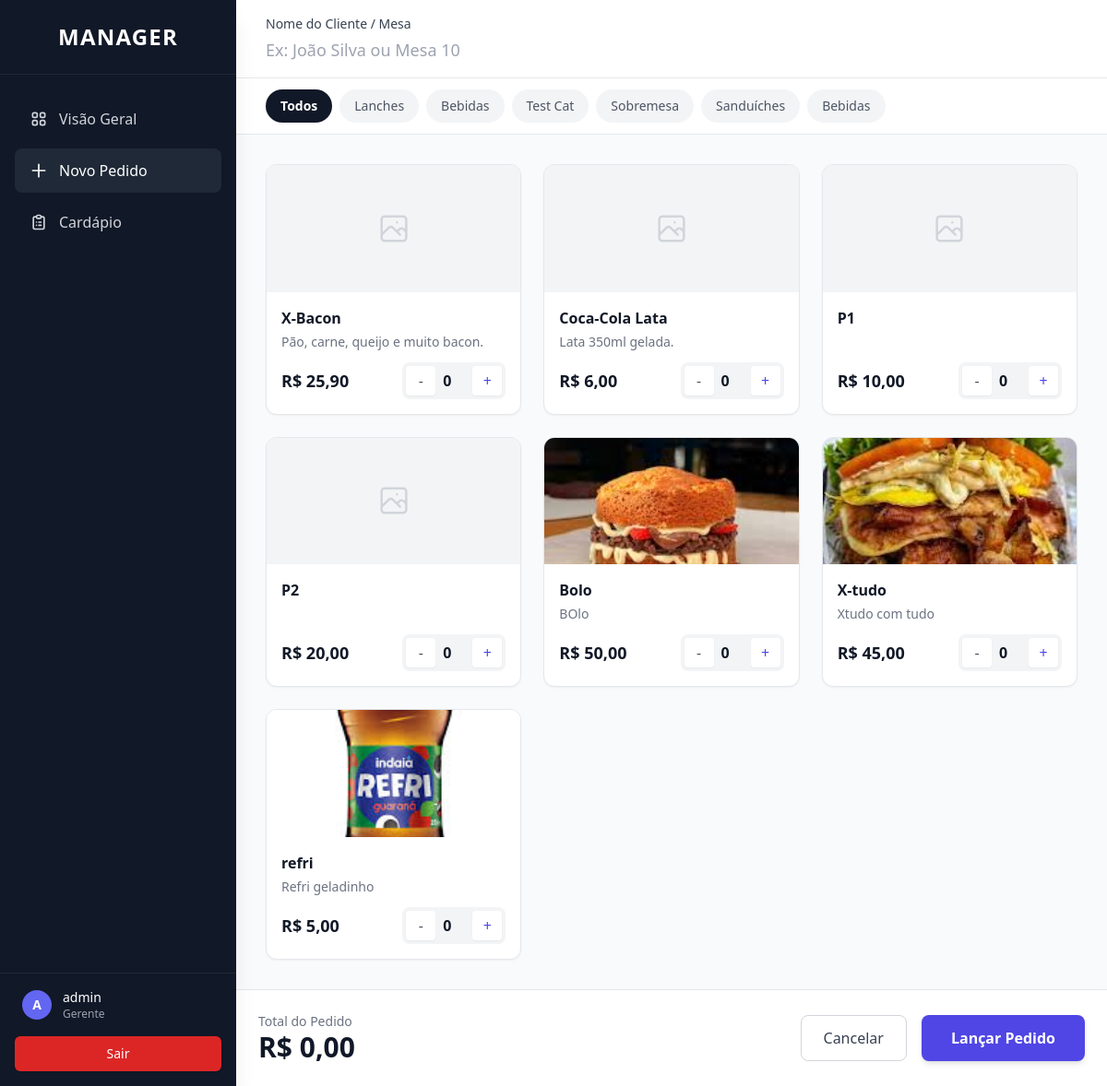
/dashboard/create/ (signed in), run on the app's committed database.
### core/models.py (models this page shows, shortened)
class TenantAwareModel(models.Model):
    store = models.ForeignKey(
        Store,
        on_delete=models.CASCADE,
        related_name="%(class)s_related"
    )
    objects = TenantManager()
    class Meta:
        abstract = True

class Category(TenantAwareModel):
    name = models.CharField(max_length=255)

class Product(TenantAwareModel):
    category = models.ForeignKey(Category, on_delete=models.CASCADE, related_name='products')
    name = models.CharField(max_length=255)
    description = models.TextField(blank=True)
    price = models.DecimalField(max_digits=10, decimal_places=2)
    image = models.ImageField(upload_to='products/', null=True, blank=True)
    is_available = models.BooleanField(default=True)

### core/views.py (the view, shortened to what this page needs)
# urls.py: path('dashboard/create/', views.manager_create_order, name='manager_create_order'),
@login_required
def manager_create_order(request):
    if not user_can_manage_store(request):
        return HttpResponse(status=403)
    products = Product.objects.filter(is_available=True).select_related('category')
    categories = Category.objects.all()
    return render(request, 'core/manager_create_order.html', {
        'products': products,
        'categories': categories
    })

### core/cart.py (called while the page is built)
    def get_total_price(self):
        return sum(Decimal(item['price']) * item['quantity'] for item in self.cart.values())

### core/context_processors.py (called while the page is built)
def theme_preference(request):
    user = getattr(request, 'user', None)
    if user is None or not user.is_authenticated:
        return {'theme_pref': 'system'}
    settings_obj = getattr(user, 'settings', None)
    theme = getattr(settings_obj, 'theme', None) if settings_obj else None
    return {'theme_pref': theme or 'system'}

### core/models.py (called while the page is built)
    def get_queryset(self):
        tenant = get_current_tenant()
        if tenant:
            return super().get_queryset().filter(store=tenant)
        return super().get_queryset()

### core/utils.py (called while the page is built)
def get_current_tenant():
    return _tenant_context.get()

def set_current_tenant(tenant):
    token = _tenant_context.set(tenant)
    return token

def reset_current_tenant(token):
    _tenant_context.reset(token)

### core/views.py (called while the page is built)
def user_can_manage_store(request):
    if request.user.is_staff:
        return True
    if request.tenant is None:
        return False
    return getattr(request.user, 'owned_store', None) == request.tenant

### templates/core/manager_create_order.html (shortened to what this page needs)
{% extends "dashboard_base.html" %}
{% block content %}
<div class="h-[calc(100vh-4rem)] flex flex-col">
    <form method="post" class="flex-1 flex flex-col h-full bg-gray-50 dark:bg-gray-900 -m-8" id="pos-form">
        <div class="bg-white dark:bg-gray-800 shadow-sm border-b dark:border-gray-700 px-8 py-4 z-10">
            <div class="max-w-7xl mx-auto flex gap-4 items-center">
                <div class="flex-1">
                    <label for="customer_name" class="block text-sm font-medium text-gray-700 dark:text-gray-300 mb-1">Nome do Cliente /
                        Mesa</label>
                    <input type="text" name="customer_name" id="customer_name" required
                        class="block w-full text-lg border-gray-300 dark:border-gray-600 dark:bg-gray-700 dark:text-gray-100 rounded-md focus:ring-indigo-500 focus:border-indigo-500"
                        placeholder="Ex: João Silva ou Mesa 10">
                </div>
            </div>
        </div>
        <div class="bg-white dark:bg-gray-800 border-b dark:border-gray-700 px-8 py-3 sticky top-0 z-10">
            <div class="max-w-7xl mx-auto flex space-x-2 overflow-x-auto scrollbar-hide" id="category-filters">
                <button type="button" data-cat="all" onclick="filterCategory('all')"
                    class="cat-btn px-4 py-2 rounded-full text-sm font-bold bg-gray-900 text-white dark:bg-gray-100 dark:text-gray-900 transition-colors">
                    Todos
                </button>
                {% for category in categories %}
                <button type="button" data-cat="{{ category.id }}" onclick="filterCategory('{{ category.id }}')"
                    class="cat-btn px-4 py-2 rounded-full text-sm font-medium bg-gray-100 text-gray-600 hover:bg-gray-200 dark:bg-gray-700 dark:text-gray-300 dark:hover:bg-gray-600 transition-colors">
                    {{ category.name }}
                </button>
                {% endfor %}
            </div>
        </div>
        <div class="flex-1 overflow-y-auto p-8">
            <div class="max-w-7xl mx-auto grid grid-cols-1 sm:grid-cols-2 lg:grid-cols-3 xl:grid-cols-4 gap-6">
                {% for product in products %}
                <div class="product-card group bg-white dark:bg-gray-800 rounded-xl shadow-sm hover:shadow-md transition-all border border-gray-200 dark:border-gray-700 overflow-hidden flex flex-col"
                    data-category="{{ product.category.id }}">
                    <div class="relative w-full pb-[50%] bg-gray-100 dark:bg-gray-700">
                        {% if product.image %}
                        <img src="{{ product.image.url }}" class="absolute inset-0 w-full h-full object-cover">
                        {% else %}
                        <div class="absolute inset-0 flex items-center justify-center text-gray-300">
                            <svg class="w-10 h-10" fill="none" stroke="currentColor" viewBox="0 0 24 24">
                                <path stroke-linecap="round" stroke-linejoin="round" stroke-width="1.5"
                                    d="M4 16l4.586-4.586a2 2 0 012.828 0L16 16m-2-2l1.586-1.586a2 2 0 012.828 0L20 14m-6-6h.01M6 20h12a2 2 0 002-2V6a2 2 0 00-2-2H6a2 2 0 00-2 2v12a2 2 0 002 2z">
                                </path>
                            </svg>
                        </div>
                        {% endif %}
                    </div>
                    <div class="p-4 flex flex-col flex-1">
                        <h3 class="font-bold text-gray-900 dark:text-gray-100 line-clamp-1 mb-1">{{ product.name }}</h3>
                        <p class="text-sm text-gray-500 dark:text-gray-400 line-clamp-1 mb-3">{{ product.description|default:"" }}</p>
                        <div class="mt-auto flex items-center justify-between">
                            <span class="font-bold text-gray-900 dark:text-gray-100 text-lg">R$ {{ product.price }}</span>
                            <div class="flex items-center bg-gray-100 dark:bg-gray-700 rounded-lg p-1">
                                <button type="button"
                                    onclick="updateQty('qty_{{ product.id }}', -1, {{ product.price|stringformat:'f' }})"
                                    class="w-8 h-8 flex items-center justify-center rounded bg-white dark:bg-gray-800 shadow-sm text-gray-600 dark:text-gray-300 hover:text-red-500 hover:bg-red-50 dark:hover:bg-red-900/30 transition">
                                    -
                                </button>
                                <input type="number" name="quantity_{{ product.id }}" id="qty_{{ product.id }}"
                                    value="0" readonly
                                    class="w-10 text-center bg-transparent border-none text-gray-900 dark:text-gray-100 font-bold p-0 focus:ring-0">
                                <button type="button"
                                    onclick="updateQty('qty_{{ product.id }}', 1, {{ product.price|stringformat:'f' }})"
                                    class="w-8 h-8 flex items-center justify-center rounded bg-white dark:bg-gray-800 shadow-sm text-indigo-600 dark:text-indigo-400 hover:bg-indigo-50 dark:hover:bg-indigo-900/30 transition">
                                    +
                                </button>
                            </div>
                        </div>
                    </div>
                </div>
                {% endfor %}
            </div>
        </div>
        <div class="bg-white dark:bg-gray-800 border-t border-gray-200 dark:border-gray-700 p-6 shadow-lg z-20">
            <div class="max-w-7xl mx-auto flex items-center justify-between">
                <div>
                    <p class="text-sm text-gray-500 dark:text-gray-400">Total do Pedido</p>
                    <p class="text-3xl font-bold text-gray-900 dark:text-gray-100" id="grand-total">R$ 0,00</p>
                </div>
                <div class="flex gap-4">
                    <a href="{% url 'dashboard' %}"
                        class="px-6 py-3 border border-gray-300 dark:border-gray-600 rounded-lg text-gray-700 dark:text-gray-200 font-medium hover:bg-gray-50 dark:hover:bg-gray-700">
                        Cancelar
                    </a>
                    <button type="submit"
                        class="px-8 py-3 bg-indigo-600 text-white rounded-lg font-bold shadow-md hover:bg-indigo-700 transition transform hover:-translate-y-0.5">
                        Lançar Pedido
                    </button>
                </div>
            </div>
        </div>
    </form>
</div>
{% endblock %}

### templates/dashboard_base.html (shortened to what this page needs)
<!DOCTYPE html>
<html lang="pt-br" class="{% if theme_pref == 'dark' %}dark{% endif %}">
<head>
    <script src="https://cdn.tailwindcss.com"></script>
</head>
<body class="bg-gray-100 dark:bg-gray-900 dark:text-gray-100 font-sans transition-colors" hx-headers='{"X-CSRFToken": "{{ csrf_token }}"}'>
    <aside class="w-64 h-screen fixed left-0 top-0 bg-gray-900 dark:bg-gray-950 text-white flex flex-col shadow-xl z-50">
        <div class="p-6 flex items-center justify-center border-b border-gray-800">
            {% if request.tenant.logo %}
            <img src="{{ request.tenant.logo.url }}" class="h-12 w-auto rounded-md" alt="Logo">
            {% else %}
            <h1 class="text-2xl font-bold tracking-wider">MANAGER</h1>
            {% endif %}
        </div>
        <nav class="flex-1 px-4 py-6 space-y-2">
            <a href="{% url 'dashboard' %}"
                class="flex items-center px-4 py-3 text-gray-300 hover:bg-gray-800 hover:text-white rounded-lg transition-colors {% if request.resolver_match.url_name == 'dashboard' %}bg-gray-800 text-white{% endif %}">
                Visão Geral
            </a>
            <a href="{% url 'manager_create_order' %}"
                class="flex items-center px-4 py-3 text-gray-300 hover:bg-gray-800 hover:text-white rounded-lg transition-colors {% if request.resolver_match.url_name == 'manager_create_order' %}bg-gray-800 text-white{% endif %}">
                <svg class="w-5 h-5 mr-3" fill="none" stroke="currentColor" viewBox="0 0 24 24">
                    <path stroke-linecap="round" stroke-linejoin="round" stroke-width="2" d="M12 4v16m8-8H4"></path>
                </svg>
                Novo Pedido
            </a>
            <a href="#"
                class="flex items-center px-4 py-3 text-gray-300 hover:bg-gray-800 hover:text-white rounded-lg transition-colors">
                Cardápio
            </a>
        </nav>
        <div class="p-4 border-t border-gray-800">
            <div class="flex items-center mb-4 px-2">
                <div class="w-8 h-8 rounded-full bg-indigo-500 flex items-center justify-center text-sm font-bold">
                    {{ request.user.username|slice:":1"|upper }}
                </div>
                <div class="ml-3">
                    <p class="text-sm font-medium text-white">{{ request.user.username }}</p>
                    <p class="text-xs text-gray-400">Gerente</p>
                </div>
            </div>
            <form action="{% url 'logout' %}" method="post">
                <button type="submit"
                    class="w-full flex items-center justify-center px-4 py-2 border border-transparent rounded-md shadow-sm text-sm font-medium text-white bg-red-600 hover:bg-red-700 focus:outline-none">
                    Sair
                </button>
            </form>
        </div>
    </aside>
    <main class="ml-64 p-8 min-h-screen">
        {% block content %}{% endblock %}
    </main>
</body>
</html>

### data on the page
Category: name "Lanches"
Category: name "Bebidas"
Category: name "Test Cat"
Category: name "Sobremesa"
Category: name "Sanduíches"
Category: name "Bebidas"
Product: name "X-Bacon", description "Pão, carne, queijo e muito bacon.", price "25,90"
Product: name "Coca-Cola Lata", description "Lata 350ml gelada.", price "6,00"
Product: name "P1", price "10,00"
Product: name "P2", price "20,00"
Product: image (picture), name "Bolo", description "BOlo", price "50,00"
Product: image (picture), name "X-tudo", description "Xtudo com tudo", price "45,00"
Product: image (picture), name "refri", description "Refri geladinho", price "5,00"

### other printed values
{{ request.user.username|slice:":1"|upper }} "A"
{{ request.user.username }} "admin"
